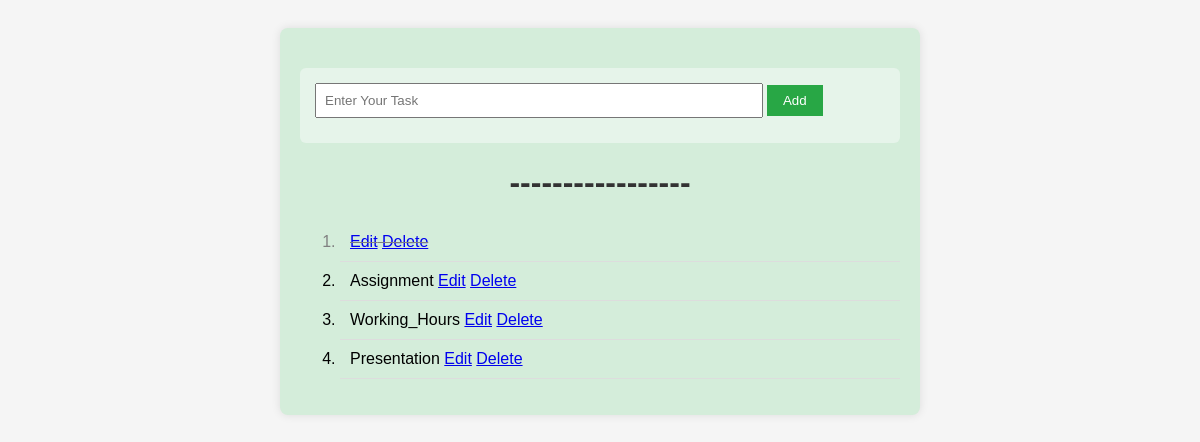
The app's page /, older data.
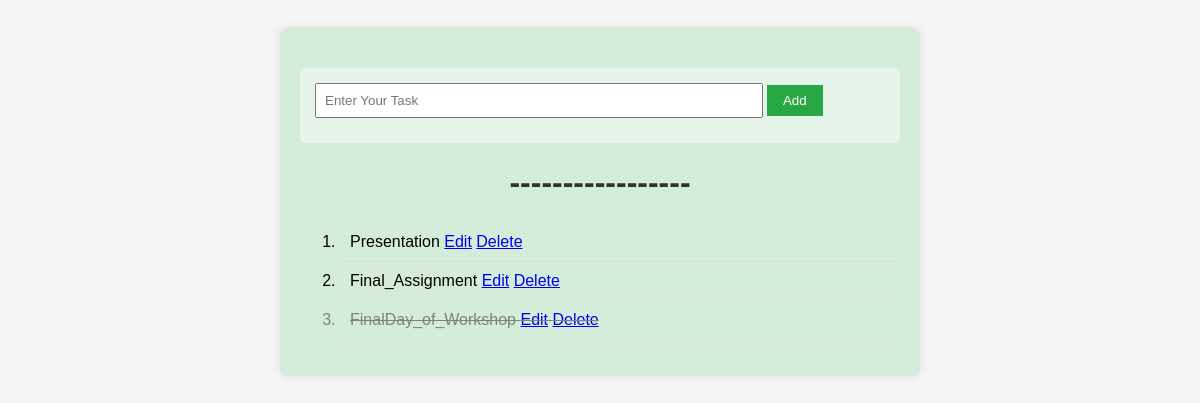
The same page, newer data.
### todo_app/models.py (models this page shows, shortened)
class Task(models.Model):
    text = models.CharField(max_length=255, default='')
    title = models.CharField(max_length=200)
    is_completed = models.BooleanField(default=False)

### todo_app/views.py (the view)
# urls.py: path('',index,name="index"),
def index(request):
    tasks = Task.objects.all()
    if request.method == 'POST' :
        text = request.POST['task']
        task = Task.objects.create(text=text)
        task.save()
        return redirect('index')
    return render(request,'index.html',{'tasks':tasks})

### todo_app/templates/index.html (shortened to what this page needs)
{% load static %}
<!DOCTYPE html>
<html lang="en">
<head>
    <link rel="stylesheet" href="{% static 'todo_app/style.css' %}">
</head>
<body>
<div class = "container">
    <form method="post">
    <input type= "text" name="task" placeholder="Enter Your Task" value=""/>
    <input type="submit" value="Add"/>
    </form>
    <h1>-----------------</h1>
    <ol>
    {% for task in tasks %}
       <li class="{% if task.is_completed %}is_completed{% endif %}">
           {{task.text}}
        <a href="{% url 'edit_task' task.id %}">Edit</a>
        <a href="{% url 'delete_task' task.id %}">Delete</a>
       </li>
    {% empty %}
       <li>No tasks available.</li>
{% endfor %}
    </ol>
</div>
</body>
</html>

### todo_app/static/todo_app/style.css (style rules this page uses)
body { font-family: Arial, sans-serif; background-color: #f5f5f5; padding: 20px; }
.container { max-width: 600px; margin: auto; background: #d4edda; padding: 20px; border-radius: 8px; box-shadow: 0px 0px 10px rgba(0, 0, 0, 0.1); }
h1 { text-align: center; color: #333; }
li { padding: 10px; border-bottom: 1px solid #ddd; }
form { background-color: #e6f4ea; padding: 15px; border-radius: 6px; margin-top: 20px; }
form input[type="text"] { width: 75%; padding: 8px; margin-bottom: 10px; }
form input[type="submit"] { padding: 8px 16px; background-color: #28a745; color: white; border: none; cursor: pointer; }
.is_completed { text-decoration: line-through; color: gray; }

Row changes from the older to the newer data that the page shows:
removed Task: text "Assignment"
removed Task: text "Working_Hours"
added Task: text "Final_Assignment"
added Task: text "FinalDay_of_Workshop", is_completed True (drawn)
